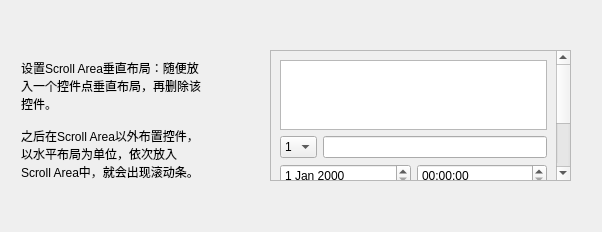
<?xml version="1.0" encoding="UTF-8"?>
<ui version="4.0">
 <class>Form</class>
 <widget class="QWidget" name="Form">
  <property name="geometry">
   <rect>
    <x>0</x>
    <y>0</y>
    <width>602</width>
    <height>232</height>
   </rect>
  </property>
  <property name="windowTitle">
   <string>Form</string>
  </property>
  <widget class="QScrollArea" name="scrollArea">
   <property name="geometry">
    <rect>
     <x>270</x>
     <y>50</y>
     <width>301</width>
     <height>131</height>
    </rect>
   </property>
   <property name="widgetResizable">
    <bool>true</bool>
   </property>
   <widget class="QWidget" name="scrollAreaWidgetContents">
    <property name="geometry">
     <rect>
      <x>0</x>
      <y>-55</y>
      <width>282</width>
      <height>223</height>
     </rect>
    </property>
    <layout class="QVBoxLayout" name="verticalLayout_2">
     <item>
      <widget class="QPlainTextEdit" name="plainTextEdit"/>
     </item>
     <item>
      <layout class="QHBoxLayout" name="horizontalLayout">
       <item>
        <widget class="QComboBox" name="comboBox">
         <item>
          <property name="text">
           <string>1</string>
          </property>
         </item>
         <item>
          <property name="text">
           <string>2</string>
          </property>
         </item>
        </widget>
       </item>
       <item>
        <widget class="QLineEdit" name="lineEdit"/>
       </item>
      </layout>
     </item>
     <item>
      <layout class="QHBoxLayout" name="horizontalLayout_2">
       <item>
        <widget class="QDateEdit" name="dateEdit"/>
       </item>
       <item>
        <widget class="QTimeEdit" name="timeEdit"/>
       </item>
      </layout>
     </item>
     <item>
      <widget class="QPlainTextEdit" name="plainTextEdit_2"/>
     </item>
    </layout>
   </widget>
  </widget>
  <widget class="QLabel" name="label">
   <property name="geometry">
    <rect>
     <x>21</x>
     <y>31</y>
     <width>181</width>
     <height>191</height>
    </rect>
   </property>
   <property name="text">
    <string>设置Scroll Area垂直布局：随便放入一个控件点垂直布局，再删除该控件。

之后在Scroll Area以外布置控件，以水平布局为单位，依次放入Scroll Area中，就会出现滚动条。
</string>
   </property>
   <property name="wordWrap">
    <bool>true</bool>
   </property>
  </widget>
 </widget>
 <resources/>
 <connections/>
</ui>
